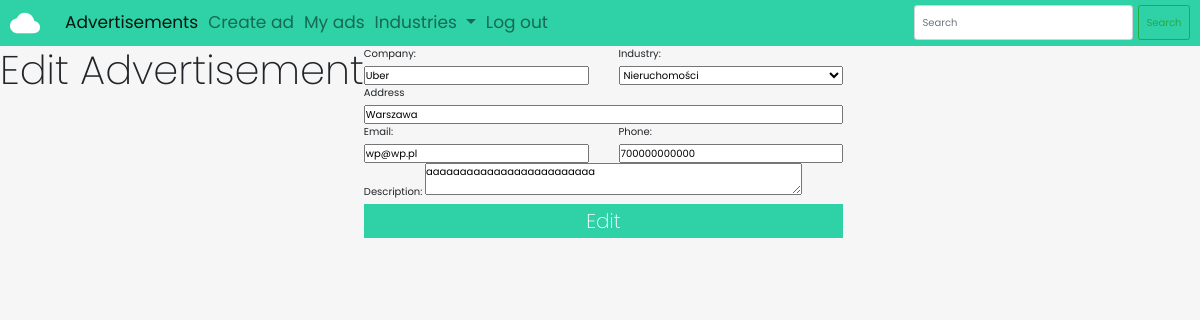
Screenshot of /my/16 (signed in) with the database file from the repository.
### ads/models.py (models this page shows, shortened)
class Advertisement(models.Model):
    company = models.CharField(max_length=300)
    address = models.CharField(max_length=400)
    email = models.EmailField(max_length=254)
    phone = models.CharField(max_length=14)
    desc = models.TextField()
    industries = [
        ('', 'Choose industry'),
        ('nr', 'Nieruchomości'),
        ('zd', 'Zdrowie'),
        ('mt', 'Motoryzacja'),
        ('ft', 'Fitness')
    ]
    industry = models.CharField(max_length=2,choices=industries, default='')
    user = models.ForeignKey(User, on_delete = models.CASCADE, related_name='ads')
    likes = models.ManyToManyField(User, blank=True, related_name='likes')

### ads/views.py (the view, shortened to what this page needs)
# urls.py: path('my/<int:adId>', views.edit, name = 'edit'),
@login_required
def edit(request, adId):
    ad = get_object_or_404(Advertisement, pk=adId, user = request.user)
    if request.method == "GET":
        form = AdForm(instance = ad)
        return render(request, 'edit.html', {'form' : form, 'ad' : ad})

### ads/forms.py
class AdForm(forms.ModelForm):
    class Meta:
        model = Advertisement
        fields = ['company', 'address', 'email', 'phone', 'desc', 'industry']

### ads/templates/edit.html (shortened to what this page needs)
{% extends 'base.html' %}
{% block content %}
<div class="row">
    <h2 class="form-title">Edit Advertisement</h2>
    <form action="{% url 'ads:edit' ad.id %}" method="POST">
        <div class="form-line">
            <div class="form-element">
                <label for="id_company">Company:</label>
                <input type="text" name="company" maxlength="300" required="" id="id_company" value="{{ad.company}}">
            </div>
            <div class="form-element">
                <label for="id_industry">Industry:</label>
                <select name="industry" required="" id="id_industry" value =>
                    {% for id, industry in ad.industries %}
                        {% if id %}
                        <option value="{{id}}">{{industry}}</option>
                        {% elif id == ad.industry %}
                        <option selected value="{{id}}">{{industry}}</option>
                        {% else %}
                        <option value="{{id}}" disabled>{{industry}}</option>
                        {% endif %}
                    {% endfor %}
                </select>
            </div>
        </div>
        <div class="form-line">
            <div class="form-element long">
                <label for="id_address">Address</label>
                <input type="text" name="address" maxlength="400" required="" id="id_address" value="{{ad.address}}">
            </div>
        </div>
        <div class="form-line">
            <div class="form-element">
                <label for="id_email">Email:</label>
                <input type="email" name="email" maxlength="254" required="" id="id_email" value="{{ad.email}}">
            </div>
            <div class="form-element">
                <label for="id_phone">Phone:</label>
                <input type="text" name="phone" maxlength="14" required="" id="id_phone" value="{{ad.phone}}">
            </div>
        </div>
        <label for="id_desc">Description:</label>
        <textarea name="desc" cols="40" rows="2" required="" id="id_desc">{{ad.desc}}</textarea>
        <button class="btn-full" type="submit">Edit</button>
    </form>
</div>
{% endblock content %}

### ads/static/css/styles.css (style rules this page uses)
* { margin: 0; padding: 0; box-sizing: border-box; }
:root { --background: #f6f6f6; --primary: #2ed2a6; }
html, body { font-size: 10px; font-family: 'Poppins', sans-serif; background-color: var(--background); }
.row { max-width: 1200px; margin: 0 auto; }
.form-title { font-size: 4rem; text-align: center; font-weight: 200; margin-bottom: 2.8rem; }
.form-element { display: flex; flex-direction: column; flex: 0 0 calc(50% - 1.5rem); }
.form-line { display: flex; justify-content: space-between; padding: 0; }
input { width: 100%; }
.long { flex: 1; }
.btn-full { width: 100%; background-color: var(--primary); border: 2px solid var(--primary); color: white; font-size: 2rem; font-weight: 200; transition: all 0.4s; text-align: center; }

### rows the page displays
Advertisement: company "Uber", industry "Nieruchomości", address "Warszawa", email "wp@wp.pl", phone "700000000000", desc "aaaaaaaaaaaaaaaaaaaaaaaaa"
